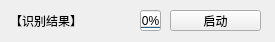
<?xml version="1.0" encoding="UTF-8"?>
<ui version="4.0">
 <class>MainWindow</class>
 <widget class="QMainWindow" name="MainWindow">
  <property name="geometry">
   <rect>
    <x>0</x>
    <y>0</y>
    <width>275</width>
    <height>42</height>
   </rect>
  </property>
  <property name="windowTitle">
   <string>语音输入</string>
  </property>
  <widget class="QWidget" name="centralwidget">
   <widget class="QPushButton" name="pushButton">
    <property name="geometry">
     <rect>
      <x>170</x>
      <y>10</y>
      <width>91</width>
      <height>21</height>
     </rect>
    </property>
    <property name="text">
     <string>启动</string>
    </property>
   </widget>
   <widget class="QLabel" name="label">
    <property name="geometry">
     <rect>
      <x>10</x>
      <y>10</y>
      <width>121</width>
      <height>21</height>
     </rect>
    </property>
    <property name="text">
     <string>【识别结果】</string>
    </property>
   </widget>
   <widget class="QProgressBar" name="progressBar">
    <property name="geometry">
     <rect>
      <x>140</x>
      <y>10</y>
      <width>21</width>
      <height>21</height>
     </rect>
    </property>
    <property name="maximum">
     <number>10</number>
    </property>
    <property name="value">
     <number>0</number>
    </property>
    <property name="orientation">
     <enum>Qt::Vertical</enum>
    </property>
   </widget>
  </widget>
 </widget>
 <resources/>
 <connections/>
</ui>
